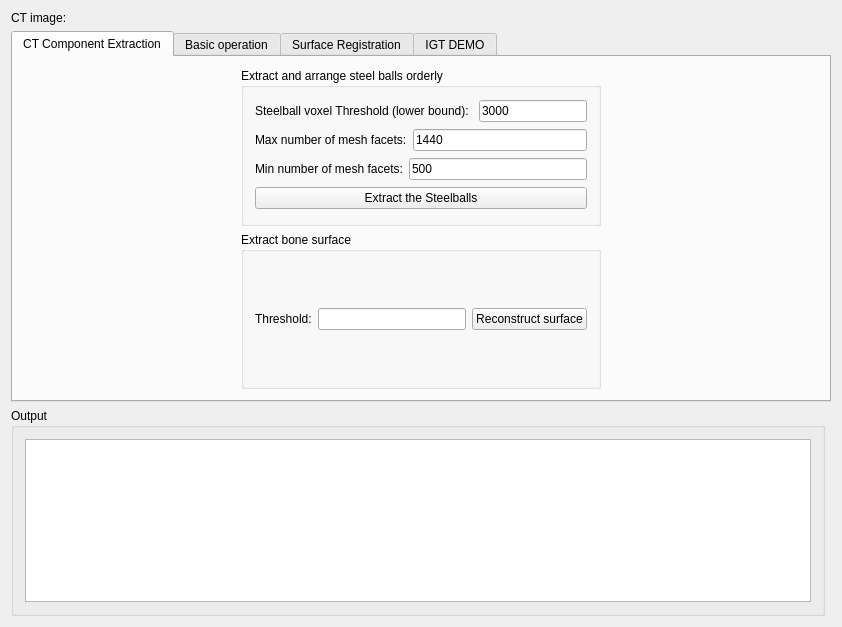
<?xml version="1.0" encoding="UTF-8"?>
<ui version="4.0">
 <class>SpineCTRegistrationControls</class>
 <widget class="QWidget" name="SpineCTRegistrationControls">
  <property name="geometry">
   <rect>
    <x>0</x>
    <y>0</y>
    <width>842</width>
    <height>627</height>
   </rect>
  </property>
  <property name="minimumSize">
   <size>
    <width>0</width>
    <height>0</height>
   </size>
  </property>
  <property name="windowTitle">
   <string>QmitkTemplate</string>
  </property>
  <layout class="QGridLayout" name="gridLayout_2">
   <item row="0" column="0">
    <layout class="QHBoxLayout" name="horizontalLayout">
     <item>
      <widget class="QLabel" name="label">
       <property name="text">
        <string>CT image: </string>
       </property>
      </widget>
     </item>
     <item>
      <widget class="QmitkSingleNodeSelectionWidget" name="mitkNodeSelectWidget_CTimage" native="true"/>
     </item>
    </layout>
   </item>
   <item row="1" column="0" colspan="2">
    <widget class="QTabWidget" name="tabWidget">
     <property name="currentIndex">
      <number>0</number>
     </property>
     <widget class="QWidget" name="tab">
      <attribute name="title">
       <string>CT Component Extraction</string>
      </attribute>
      <layout class="QGridLayout" name="gridLayout_8">
       <item row="0" column="0">
        <spacer name="horizontalSpacer_3">
         <property name="orientation">
          <enum>Qt::Horizontal</enum>
         </property>
         <property name="sizeHint" stdset="0">
          <size>
           <width>40</width>
           <height>20</height>
          </size>
         </property>
        </spacer>
       </item>
       <item row="1" column="1">
        <widget class="QGroupBox" name="groupBox_2">
         <property name="title">
          <string>Extract bone surface</string>
         </property>
         <layout class="QGridLayout" name="gridLayout_6">
          <item row="0" column="0">
           <layout class="QHBoxLayout" name="horizontalLayout_12">
            <item>
             <widget class="QLabel" name="label_14">
              <property name="text">
               <string>Threshold:</string>
              </property>
             </widget>
            </item>
            <item>
             <widget class="QLineEdit" name="lineEdit_BoneSurfaceThreshold"/>
            </item>
            <item>
             <widget class="QPushButton" name="pushButton_ReconstructBones">
              <property name="text">
               <string>Reconstruct surface</string>
              </property>
             </widget>
            </item>
           </layout>
          </item>
         </layout>
        </widget>
       </item>
       <item row="0" column="1">
        <widget class="QGroupBox" name="groupBox_3">
         <property name="title">
          <string>Extract and arrange steel balls orderly</string>
         </property>
         <layout class="QGridLayout" name="gridLayout_7">
          <item row="0" column="0">
           <layout class="QHBoxLayout" name="horizontalLayout_2">
            <item>
             <widget class="QLabel" name="label_2">
              <property name="text">
               <string>Steelball voxel Threshold (lower bound): </string>
              </property>
             </widget>
            </item>
            <item>
             <widget class="QLineEdit" name="lineEdit_SteelballThreshold">
              <property name="text">
               <string>3000</string>
              </property>
             </widget>
            </item>
           </layout>
          </item>
          <item row="1" column="0">
           <layout class="QHBoxLayout" name="horizontalLayout_8">
            <item>
             <widget class="QLabel" name="label_15">
              <property name="text">
               <string>Max number of mesh facets:</string>
              </property>
             </widget>
            </item>
            <item>
             <widget class="QLineEdit" name="lineEdit_MaxFacetNumber">
              <property name="text">
               <string>1440</string>
              </property>
             </widget>
            </item>
           </layout>
          </item>
          <item row="2" column="0">
           <layout class="QHBoxLayout" name="horizontalLayout_9">
            <item>
             <widget class="QLabel" name="label_16">
              <property name="text">
               <string>Min number of mesh facets:</string>
              </property>
             </widget>
            </item>
            <item>
             <widget class="QLineEdit" name="lineEdit_MinFacetNumber">
              <property name="text">
               <string>500</string>
              </property>
             </widget>
            </item>
           </layout>
          </item>
          <item row="3" column="0">
           <widget class="QPushButton" name="pushButton_ExtractSteelballs">
            <property name="text">
             <string>Extract the Steelballs</string>
            </property>
           </widget>
          </item>
         </layout>
        </widget>
       </item>
       <item row="0" column="2">
        <spacer name="horizontalSpacer_4">
         <property name="orientation">
          <enum>Qt::Horizontal</enum>
         </property>
         <property name="sizeHint" stdset="0">
          <size>
           <width>40</width>
           <height>20</height>
          </size>
         </property>
        </spacer>
       </item>
      </layout>
     </widget>
     <widget class="QWidget" name="tab_3">
      <attribute name="title">
       <string>Basic operation</string>
      </attribute>
     </widget>
     <widget class="QWidget" name="tab_2">
      <attribute name="title">
       <string>Surface Registration</string>
      </attribute>
      <layout class="QGridLayout" name="gridLayout_5">
       <item row="1" column="0" colspan="2">
        <layout class="QGridLayout" name="gridLayout_4">
         <item row="0" column="1">
          <widget class="QLineEdit" name="lineEdit_RegistrationMatrix_0">
           <property name="enabled">
            <bool>false</bool>
           </property>
          </widget>
         </item>
         <item row="1" column="1">
          <widget class="QLineEdit" name="lineEdit_RegistrationMatrix_1">
           <property name="enabled">
            <bool>false</bool>
           </property>
          </widget>
         </item>
         <item row="3" column="0">
          <widget class="QPushButton" name="pushButton_TransformSurface">
           <property name="text">
            <string>Transform surface</string>
           </property>
          </widget>
         </item>
         <item row="2" column="4">
          <widget class="QLineEdit" name="lineEdit_RegistrationMatrix_14">
           <property name="enabled">
            <bool>false</bool>
           </property>
          </widget>
         </item>
         <item row="0" column="3">
          <widget class="QLineEdit" name="lineEdit_RegistrationMatrix_8">
           <property name="enabled">
            <bool>false</bool>
           </property>
          </widget>
         </item>
         <item row="0" column="0">
          <widget class="QLabel" name="label_11">
           <property name="text">
            <string>Transform matrix:</string>
           </property>
          </widget>
         </item>
         <item row="3" column="1">
          <widget class="QLineEdit" name="lineEdit_RegistrationMatrix_3">
           <property name="enabled">
            <bool>false</bool>
           </property>
          </widget>
         </item>
         <item row="1" column="3">
          <widget class="QLineEdit" name="lineEdit_RegistrationMatrix_9">
           <property name="enabled">
            <bool>false</bool>
           </property>
          </widget>
         </item>
         <item row="0" column="2">
          <widget class="QLineEdit" name="lineEdit_RegistrationMatrix_4">
           <property name="enabled">
            <bool>false</bool>
           </property>
          </widget>
         </item>
         <item row="2" column="2">
          <widget class="QLineEdit" name="lineEdit_RegistrationMatrix_6">
           <property name="enabled">
            <bool>false</bool>
           </property>
          </widget>
         </item>
         <item row="1" column="2">
          <widget class="QLineEdit" name="lineEdit_RegistrationMatrix_5">
           <property name="enabled">
            <bool>false</bool>
           </property>
          </widget>
         </item>
         <item row="4" column="2">
          <spacer name="verticalSpacer_4">
           <property name="orientation">
            <enum>Qt::Vertical</enum>
           </property>
           <property name="sizeHint" stdset="0">
            <size>
             <width>20</width>
             <height>40</height>
            </size>
           </property>
          </spacer>
         </item>
         <item row="1" column="5">
          <spacer name="horizontalSpacer_2">
           <property name="orientation">
            <enum>Qt::Horizontal</enum>
           </property>
           <property name="sizeHint" stdset="0">
            <size>
             <width>40</width>
             <height>20</height>
            </size>
           </property>
          </spacer>
         </item>
         <item row="1" column="0">
          <spacer name="horizontalSpacer">
           <property name="orientation">
            <enum>Qt::Horizontal</enum>
           </property>
           <property name="sizeHint" stdset="0">
            <size>
             <width>40</width>
             <height>20</height>
            </size>
           </property>
          </spacer>
         </item>
         <item row="1" column="4">
          <widget class="QLineEdit" name="lineEdit_RegistrationMatrix_13">
           <property name="enabled">
            <bool>false</bool>
           </property>
          </widget>
         </item>
         <item row="3" column="4">
          <widget class="QLineEdit" name="lineEdit_RegistrationMatrix_15">
           <property name="enabled">
            <bool>false</bool>
           </property>
          </widget>
         </item>
         <item row="3" column="3">
          <widget class="QLineEdit" name="lineEdit_RegistrationMatrix_11">
           <property name="enabled">
            <bool>false</bool>
           </property>
          </widget>
         </item>
         <item row="2" column="1">
          <widget class="QLineEdit" name="lineEdit_RegistrationMatrix_2">
           <property name="enabled">
            <bool>false</bool>
           </property>
          </widget>
         </item>
         <item row="0" column="4">
          <widget class="QLineEdit" name="lineEdit_RegistrationMatrix_12">
           <property name="enabled">
            <bool>false</bool>
           </property>
          </widget>
         </item>
         <item row="2" column="3">
          <widget class="QLineEdit" name="lineEdit_RegistrationMatrix_10">
           <property name="enabled">
            <bool>false</bool>
           </property>
          </widget>
         </item>
         <item row="3" column="2">
          <widget class="QLineEdit" name="lineEdit_RegistrationMatrix_7">
           <property name="enabled">
            <bool>false</bool>
           </property>
          </widget>
         </item>
         <item row="4" column="0">
          <widget class="QPushButton" name="pushButton_TransformImage">
           <property name="text">
            <string>Transform image</string>
           </property>
          </widget>
         </item>
        </layout>
       </item>
       <item row="2" column="0">
        <widget class="QLabel" name="label_4">
         <property name="text">
          <string>Landmark registration:</string>
         </property>
        </widget>
       </item>
       <item row="8" column="1">
        <layout class="QHBoxLayout" name="horizontalLayout_7">
         <item>
          <widget class="QLabel" name="label_10">
           <property name="text">
            <string>ICP target points:</string>
           </property>
          </widget>
         </item>
         <item>
          <widget class="QmitkSingleNodeSelectionWidget" name="mitkNodeSelectWidget_IcpTargetPointset" native="true"/>
         </item>
        </layout>
       </item>
       <item row="3" column="0">
        <layout class="QHBoxLayout" name="horizontalLayout_3">
         <item>
          <widget class="QLabel" name="label_6">
           <property name="text">
            <string>Landmark source points:</string>
           </property>
          </widget>
         </item>
         <item>
          <widget class="QmitkSingleNodeSelectionWidget" name="mitkNodeSelectWidget_LandmarkSrcPointset" native="true"/>
         </item>
        </layout>
       </item>
       <item row="3" column="1">
        <layout class="QHBoxLayout" name="horizontalLayout_4">
         <item>
          <widget class="QLabel" name="label_7">
           <property name="text">
            <string>Landmark target points:</string>
           </property>
          </widget>
         </item>
         <item>
          <widget class="QmitkSingleNodeSelectionWidget" name="mitkNodeSelectWidget_LandmarkTargetPointset" native="true"/>
         </item>
        </layout>
       </item>
       <item row="8" column="0">
        <layout class="QHBoxLayout" name="horizontalLayout_6">
         <item>
          <widget class="QLabel" name="label_9">
           <property name="text">
            <string>ICP source surface:</string>
           </property>
          </widget>
         </item>
         <item>
          <widget class="QmitkSingleNodeSelectionWidget" name="mitkNodeSelectWidget_IcpSrcSurface" native="true"/>
         </item>
        </layout>
       </item>
       <item row="4" column="0">
        <widget class="QPushButton" name="pushButton_Landmark">
         <property name="text">
          <string>Calculate Landmark Registration</string>
         </property>
        </widget>
       </item>
       <item row="7" column="0">
        <widget class="QLabel" name="label_5">
         <property name="text">
          <string>ICP registration:</string>
         </property>
        </widget>
       </item>
       <item row="0" column="0">
        <layout class="QHBoxLayout" name="horizontalLayout_5">
         <item>
          <widget class="QLabel" name="label_8">
           <property name="text">
            <string>Moving object:</string>
           </property>
          </widget>
         </item>
         <item>
          <widget class="QmitkSingleNodeSelectionWidget" name="mitkNodeSelectWidget_MovingSurface" native="true">
           <property name="enabled">
            <bool>true</bool>
           </property>
          </widget>
         </item>
        </layout>
       </item>
       <item row="9" column="0">
        <widget class="QPushButton" name="pushButton_Icp">
         <property name="text">
          <string>Calculate ICP Registration</string>
         </property>
        </widget>
       </item>
       <item row="5" column="0">
        <spacer name="verticalSpacer_3">
         <property name="orientation">
          <enum>Qt::Vertical</enum>
         </property>
         <property name="sizeHint" stdset="0">
          <size>
           <width>20</width>
           <height>40</height>
          </size>
         </property>
        </spacer>
       </item>
      </layout>
     </widget>
     <widget class="QWidget" name="tab_4">
      <attribute name="title">
       <string>IGT DEMO</string>
      </attribute>
      <layout class="QGridLayout" name="gridLayout_3">
       <item row="0" column="0">
        <widget class="QLabel" name="label_19">
         <property name="text">
          <string>G_patientCT_CTdrf_matrix requirements:</string>
         </property>
        </widget>
       </item>
       <item row="1" column="0">
        <widget class="QPushButton" name="pushButton_DEMO_extractballs">
         <property name="text">
          <string>Extract steelballs</string>
         </property>
        </widget>
       </item>
       <item row="2" column="0">
        <layout class="QHBoxLayout" name="horizontalLayout_10">
         <item>
          <widget class="QLabel" name="label_17">
           <property name="text">
            <string>Extracted steelball pointset:</string>
           </property>
          </widget>
         </item>
         <item>
          <widget class="QmitkSingleNodeSelectionWidget" name="mitkNodeSelectWidget_DEMO_Pointset_extractedballs" native="true">
           <property name="enabled">
            <bool>true</bool>
           </property>
          </widget>
         </item>
        </layout>
       </item>
       <item row="3" column="0">
        <layout class="QHBoxLayout" name="horizontalLayout_11">
         <item>
          <widget class="QLabel" name="label_18">
           <property name="text">
            <string>STL steelball pointset:</string>
           </property>
          </widget>
         </item>
         <item>
          <widget class="QmitkSingleNodeSelectionWidget" name="mitkNodeSelectWidget_DEMO_Pointset_stlballs" native="true">
           <property name="enabled">
            <bool>true</bool>
           </property>
          </widget>
         </item>
        </layout>
       </item>
       <item row="6" column="0">
        <spacer name="verticalSpacer_2">
         <property name="orientation">
          <enum>Qt::Vertical</enum>
         </property>
         <property name="sizeHint" stdset="0">
          <size>
           <width>20</width>
           <height>40</height>
          </size>
         </property>
        </spacer>
       </item>
       <item row="4" column="0">
        <widget class="QPushButton" name="pushButton_DEMO_registration">
         <property name="text">
          <string>Get G_patientCT_CTdrf_matrix</string>
         </property>
        </widget>
       </item>
       <item row="5" column="0">
        <widget class="QTextBrowser" name="textBrowser_DEMOigt"/>
       </item>
      </layout>
     </widget>
    </widget>
   </item>
   <item row="2" column="0">
    <widget class="QGroupBox" name="groupBox">
     <property name="title">
      <string>Output</string>
     </property>
     <layout class="QGridLayout" name="gridLayout">
      <item row="0" column="0">
       <widget class="QTextBrowser" name="textBrowser_Registration"/>
      </item>
     </layout>
    </widget>
   </item>
  </layout>
 </widget>
 <layoutdefault spacing="6" margin="11"/>
 <customwidgets>
  <customwidget>
   <class>QmitkSingleNodeSelectionWidget</class>
   <extends>QWidget</extends>
   <header location="global">QmitkSingleNodeSelectionWidget.h</header>
   <container>1</container>
  </customwidget>
 </customwidgets>
 <resources/>
 <connections/>
</ui>
